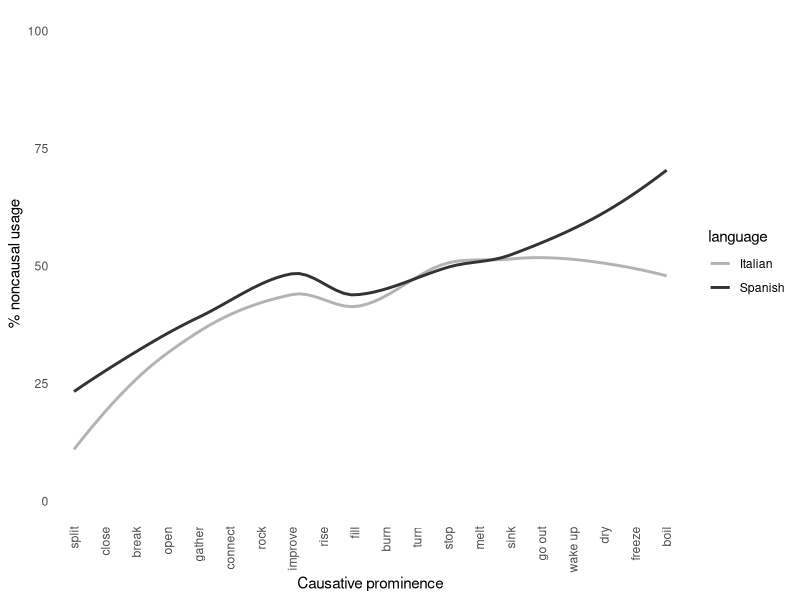
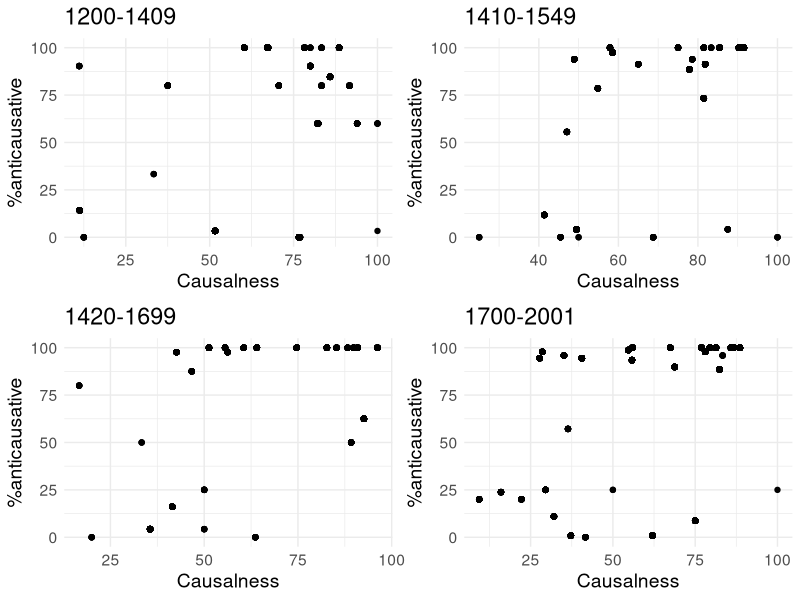
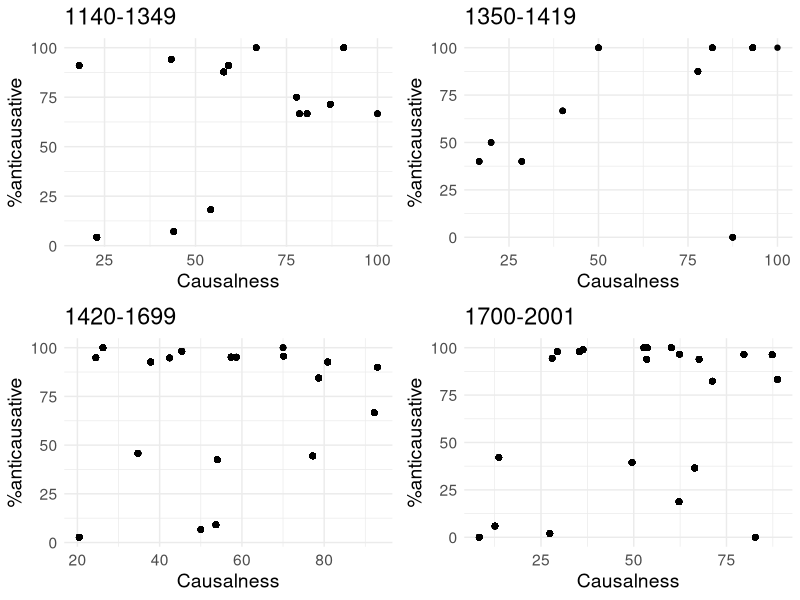
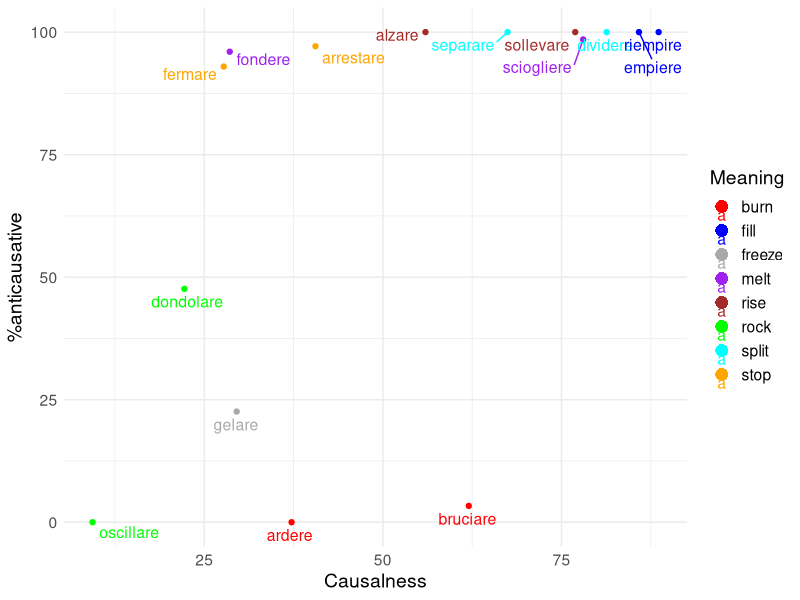
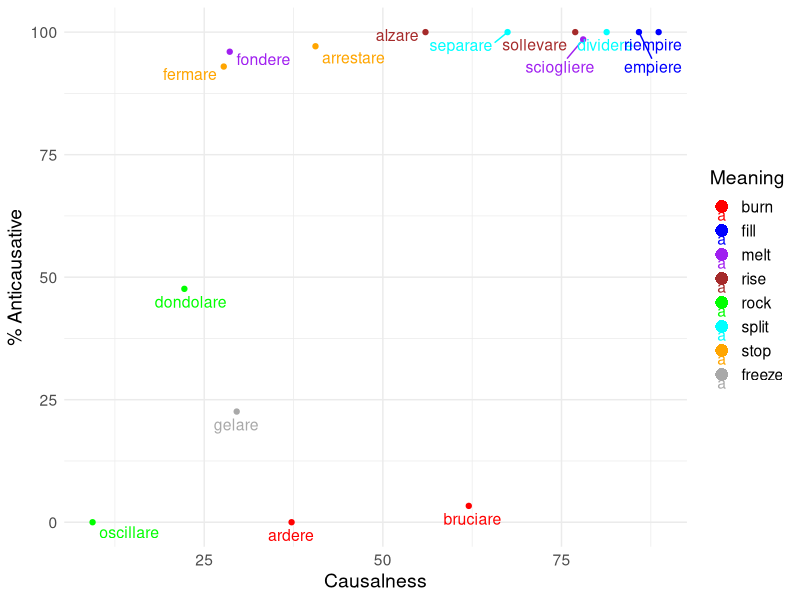

Write the R code that produced these figures, in order.
setwd("/Users/mgonline/Library/CloudStorage/GoogleDrive-guglielmo.inglese@unito.it/Il mio Drive/Anticausatives_project_UNITO_KULeuven/Anticausative_Romance/Dati_totale_final")

install.packages("tidyverse")

library(openxlsx)
library(tidyverse)
library(ggplot2)

data_antic <- read.xlsx("romall_new_VNC_pub.xlsx")

##Script for Figure 2

result_noncaus_meaning <- data_antic %>%
  group_by(language, meaning) %>%
  summarise(noncaus = sum(semantics == 'noncaus') * 100 / n())

plot_noncaus_tot <- ggplot(result_noncaus_meaning, aes(x = meaning, y = noncaus, color = language, group = language)) +
  geom_smooth(aes(y = noncaus, color = language), method = 'loess', se = FALSE) +
  labs(y = "% noncausal usage", x = "Causative prominence") +
  scale_color_manual(
    values = c("italian" = "gray70", "spanish" = "gray20"),
    labels = c("italian" = "Italian", "spanish" = "Spanish")) +
  coord_cartesian(ylim = c(1, 100)) +
  theme_minimal() +
  theme(
    panel.grid.major = element_blank(),
    panel.grid.minor = element_blank(),
    panel.background = element_rect(fill = "white", color = NA),
    axis.text.x = element_text(angle = 90, vjust = 0.5, hjust=1)  # Rotate x-axis labels
  )

custom_order <- c("split", "close", "break", "open", "gather", "connect", "rock", "improve", "rise", "fill", "burn", "turn", "stop", "melt", "sink", "go out", "wake up", "dry", "freeze", "boil")
plot_noncaus_tot <- plot_noncaus_tot + scale_x_discrete(limits = custom_order)
print(plot_noncaus_tot)


##Calculate causalness degree

caus_degree_ita <- data_antic %>%
  filter (language == 'italian') %>%
  mutate(caus_degree = causalness_degree_apr25 * 100) %>% 
  select(meaning, vnc_period_apr25, caus_degree) %>% 
  group_by(meaning, vnc_period_apr25, caus_degree) %>%  
  mutate(caus_degree = round(caus_degree, 2))
  
caus_degree_es <- data_antic %>%
  filter (language == 'spanish') %>%
  mutate(caus_degree = causalness_degree_apr25 * 100) %>% 
  select(meaning, vnc_period_apr25, caus_degree) %>% 
  group_by(meaning, vnc_period_apr25, caus_degree) %>% 
  mutate(caus_degree = round(caus_degree, 2))


##Calculate percentage of anticausative marking

coding_percentages_ita <-  data_antic %>%
  group_by(
    meaning, semantics, coding, vnc_period_apr25) %>%
  filter (
    language == 'italian') %>%
  summarise(count = n()) %>%
  spread(
    coding, count, fill = 0) %>%
  mutate(
    caus_degree_vs_zero = caus * 100 / (caus + zero),
    prop_antic_vs_zero = antic * 100 / (antic + zero)) %>% 
  mutate(
    caus_degree_vs_zero = round(caus_degree_vs_zero, 2),
    prop_antic_vs_zero = round(prop_antic_vs_zero, 2))

coding_percentages_es <- data_antic %>%
  group_by(meaning, semantics, coding, vnc_period_apr25) %>%
  filter (language == 'spanish') %>%
  summarise(count = n()) %>%
  spread(coding, count, fill = 0) %>%
  mutate(caus_degree_vs_zero = caus * 100 / (caus + zero),
         prop_antic_vs_zero = antic * 100 / (antic + zero))%>% 
  mutate(
    caus_degree_vs_zero = round(caus_degree_vs_zero, 2),
    prop_antic_vs_zero = round(prop_antic_vs_zero, 2))

##Scatter Plot

merged_data_ita <- merge(caus_degree_ita, coding_percentages_ita, by = c("meaning", "vnc_period_apr25"))

merged_data_ita_noncaus <- merged_data_ita %>%
  filter(semantics == 'noncaus')

merged_data_ita_noncaus_1 <- merged_data_ita_noncaus %>%
  filter(vnc_period_apr25 == '1200-1409')

merged_data_ita_noncaus_2 <- merged_data_ita_noncaus %>%
  filter(vnc_period_apr25 == '1410-1549')

merged_data_ita_noncaus_3 <- merged_data_ita_noncaus %>%
  filter(vnc_period_apr25 == '1550-1619')

merged_data_ita_noncaus_4 <- merged_data_ita_noncaus %>%
  filter(vnc_period_apr25 == '1620-1968')

merged_data_es <- merge(caus_degree_es, coding_percentages_es, by = c("meaning", "vnc_period_apr25"))

merged_data_es_noncaus <- merged_data_es %>%
  filter(semantics == 'noncaus')

merged_data_es_noncaus_1 <- merged_data_es_noncaus %>%
  filter(vnc_period_apr25 == '1140-1349')

merged_data_es_noncaus_2 <- merged_data_es_noncaus %>%
  filter(vnc_period_apr25 == '1350-1419')

merged_data_es_noncaus_3 <- merged_data_es_noncaus %>%
  filter(vnc_period_apr25 == '1420-1699')

merged_data_es_noncaus_4 <- merged_data_es_noncaus %>%
  filter(vnc_period_apr25 == '1700-2001')

##Script for Figure 6

library(ggplot2)
library(ggrepel)

plot_ita_1 <- ggplot(merged_data_ita_noncaus_1, aes(x = caus_degree, y = prop_antic_vs_zero, label = meaning)) +
  geom_point() +
  labs(x = "Causalness",
       y = "%anticausative", title = "1200-1409") +
  theme_minimal() +
  theme(text = element_text(size = 14))

plot_ita_2 <- ggplot(merged_data_ita_noncaus_2, aes(x = caus_degree, y = prop_antic_vs_zero, label = meaning)) +
  geom_point() +
  labs(x = "Causalness",
       y = "%anticausative", title = "1410-1549") +
  theme_minimal() +
  theme(text = element_text(size = 14))

plot_ita_3 <- ggplot(merged_data_ita_noncaus_3, aes(x = caus_degree, y = prop_antic_vs_zero, label = meaning)) +
  geom_point() +
  labs(x = "Causalness",
       y = "%anticausative", title = "1420-1699") +
  theme_minimal() +
  theme(text = element_text(size = 14))

plot_ita_4 <- ggplot(merged_data_ita_noncaus_4, aes(x = caus_degree, y = prop_antic_vs_zero, label = meaning)) +
  geom_point() +
  labs(x = "Causalness",
       y = "%anticausative", title = "1700-2001") +
  theme_minimal() +
  theme(text = element_text(size = 14))

library(gridExtra)
grid.arrange(plot_ita_1, plot_ita_2, plot_ita_3, plot_ita_4, nrow = 2, ncol = 2)

##Script for Figure 7
plot_es_1 <- ggplot(merged_data_es_noncaus_1, aes(x = caus_degree, y = prop_antic_vs_zero, label = meaning)) +
  geom_point() +
  labs(x = "Causalness",
       y = "%anticausative", title = "1140-1349") +
  theme_minimal() +
  theme(text = element_text(size = 14))

plot_es_2 <- ggplot(merged_data_es_noncaus_2, aes(x = caus_degree, y = prop_antic_vs_zero, label = meaning)) +
  geom_point() +
  labs(x = "Causalness",
       y = "%anticausative", title = "1350-1419") +
  theme_minimal() +
  theme(text = element_text(size = 14))

plot_es_3 <- ggplot(merged_data_es_noncaus_3, aes(x = caus_degree, y = prop_antic_vs_zero, label = meaning)) +
  geom_point() +
  labs(x = "Causalness",
       y = "%anticausative", title = "1420-1699") +
  theme_minimal() +
  theme(text = element_text(size = 14))

plot_es_4 <- ggplot(merged_data_es_noncaus_4, aes(x = caus_degree, y = prop_antic_vs_zero, label = meaning)) +
  geom_point() +
  labs(x = "Causalness",
       y = "%anticausative", title = "1700-2001") +
  theme_minimal() +
  theme(text = element_text(size = 14))

library(gridExtra)
grid.arrange(plot_es_1, plot_es_2, plot_es_3, plot_es_4, nrow = 2, ncol = 2)

##Correlation for Italian
library(dplyr)
library(knitr)
library(kableExtra)

# Funzione per formattare i p-value con asterischi
format_pval <- function(p) {
  case_when(
    p < 0.001 ~ "< 0.001***",
    p < 0.01  ~ "< 0.01**",
    p < 0.05  ~ "< 0.05*",
    TRUE      ~ paste0("= ", round(p, 3))
  )
}

# Lista dei dataset per ciascun periodo
datasets <- list(
  Period1 = merged_data_ita_noncaus_1,
  Period2 = merged_data_ita_noncaus_2,
  Period3 = merged_data_ita_noncaus_3,
  Period4 = merged_data_ita_noncaus_4
)

# Costruzione della tabella
cor_table_ita <- purrr::imap_dfr(datasets, function(df, period) {
  test_result <- cor.test(df$caus_degree, df$prop_antic_vs_zero, method = "spearman", exact = FALSE)
  
  tibble(
    Period = period,
    Spearman_Correlation = round(test_result$estimate, 3),
    P_value = format_pval(test_result$p.value)
  )
})

# Creazione della tabella con kableExtra
cor_table_ita %>%
  kable("html", caption = "Spearman Correlation Between Causalness and Anticausative Usage by Period (Italian)") %>%
  kable_styling(full_width = FALSE, bootstrap_options = c("striped", "hover", "condensed"))




# Gu
cor_test_result_1_ita <- cor.test(merged_data_ita_noncaus_1$caus_degree, merged_data_ita_noncaus_1$prop_antic_vs_zero, method = "spearman", exact = FALSE)
cat("Spearman Correlation Coefficient:", cor_test_result_1_ita$estimate, "\n")
cat("P-value:", cor_test_result_1_ita$p.value, "\n")

cor_test_result_2_ita <- cor.test(merged_data_ita_noncaus_2$caus_degree, merged_data_ita_noncaus_2$prop_antic_vs_zero, method = "spearman", exact = FALSE)
cat("Spearman Correlation Coefficient:", cor_test_result_2_ita$estimate, "\n")
cat("P-value:", cor_test_result_2_ita$p.value, "\n")

cor_test_result_3_ita <- cor.test(merged_data_ita_noncaus_3$caus_degree, merged_data_ita_noncaus_3$prop_antic_vs_zero, method = "spearman", exact = FALSE)
cat("Spearman Correlation Coefficient:", cor_test_result_3_ita$estimate, "\n")
cat("P-value:", cor_test_result_3_ita$p.value, "\n")

cor_test_result_4_ita <- cor.test(merged_data_ita_noncaus_4$caus_degree, merged_data_ita_noncaus_4$prop_antic_vs_zero, method = "spearman", exact = FALSE)
cat("Spearman Correlation Coefficient:", cor_test_result_4_ita$estimate, "\n")
cat("P-value:", cor_test_result_4_ita$p.value, "\n")

##Correlation for Spanish
library(dplyr)
library(knitr)
library(kableExtra)

# Funzione per formattare i p-value con asterischi
format_pval <- function(p) {
  case_when(
    p < 0.001 ~ "< 0.001***",
    p < 0.01  ~ "< 0.01**",
    p < 0.05  ~ "< 0.05*",
    TRUE      ~ paste0("= ", round(p, 3))
  )
}

# Lista dei dataset per ciascun periodo (Spagnolo)
datasets_es <- list(
  Period1 = merged_data_es_noncaus_1,
  Period2 = merged_data_es_noncaus_2,
  Period3 = merged_data_es_noncaus_3,
  Period4 = merged_data_es_noncaus_4
)

# Costruzione della tabella con i risultati del test di correlazione
cor_table_es <- purrr::imap_dfr(datasets_es, function(df, period) {
  test_result <- cor.test(df$caus_degree, df$prop_antic_vs_zero, method = "spearman", exact = FALSE)
  
  tibble(
    Period = period,
    Spearman_Correlation = round(test_result$estimate, 3),
    P_value = format_pval(test_result$p.value)
  )
})

# Creazione della tabella formattata
cor_table_es %>%
  kable("html", caption = "Spearman Correlation Between Causalness and Anticausative Usage by Period (Spanish)") %>%
  kable_styling(full_width = FALSE, bootstrap_options = c("striped", "hover", "condensed"))

# Gu

cor_test_result_1_es <- cor.test(merged_data_es_noncaus_1$caus_degree, merged_data_es_noncaus_1$prop_antic_vs_zero, method = "spearman", exact = FALSE)
cat("Spearman Correlation Coefficient:", cor_test_result_1_es$estimate, "\n")
cat("P-value:", cor_test_result_1_es$p.value, "\n")

cor_test_result_2_es <- cor.test(merged_data_es_noncaus_2$caus_degree, merged_data_es_noncaus_2$prop_antic_vs_zero, method = "spearman", exact = FALSE)
cat("Spearman Correlation Coefficient:", cor_test_result_2_es$estimate, "\n")
cat("P-value:", cor_test_result_2_es$p.value, "\n")

cor_test_result_3_es <- cor.test(merged_data_es_noncaus_3$caus_degree, merged_data_es_noncaus_3$prop_antic_vs_zero, method = "spearman", exact = FALSE)
cat("Spearman Correlation Coefficient:", cor_test_result_3_es$estimate, "\n")
cat("P-value:", cor_test_result_3_es$p.value, "\n")

cor_test_result_4_es <- cor.test(merged_data_es_noncaus_4$caus_degree, merged_data_es_noncaus_4$prop_antic_vs_zero, method = "spearman", exact = FALSE)
cat("Spearman Correlation Coefficient:", cor_test_result_4_es$estimate, "\n")
cat("P-value:", cor_test_result_4_es$p.value, "\n")

##Script for Figure 8

caus_degree_ita_lemma <- data_antic %>%
  filter (language == 'italian') %>%
  group_by(lemma, vnc_period_apr25) %>%
  summarise(caus_degree = sum(semantics == 'caus') * 100 / n())

coding_percentages_ita_lemma <- data_antic %>%
  group_by(lemma, semantics, coding, vnc_period_apr25) %>%
  filter (language == 'italian') %>%
  summarise(count = n()) %>%
  spread(coding, count, fill = 0) %>%
  mutate(caus_degree_vs_zero = caus * 100 / (caus + zero),
         prop_antic_vs_zero = antic * 100 / (antic + zero))

merged_data_ita_lemma <- merge(caus_degree_ita_lemma, coding_percentages_ita_lemma, by = c("lemma", "vnc_period_apr25"))

merged_data_ita_lemma_noncaus <- merged_data_ita_lemma %>%
  filter(semantics == 'noncaus')

merged_data_ita_noncaus_4_lemma <- merged_data_ita_lemma_noncaus %>%
  filter(vnc_period_apr25 == '1620-1968')

library(ggplot2)
library(ggrepel)

burn <- c("ardere", "bruciare")
fill <- c("empiere", "riempire")
melt <- c("sciogliere", "fondere")
rise <- c("alzare", "sollevare")
rock <- c("dondolare", "oscillare")
split <- c("dividere", "separare")
stop <- c("arrestare", "fermare")
freeze <-c("gelare", "ghiacciare")

merged_data_ita_noncaus_4_lemma$group <- factor(NA, levels = c("burn", "fill", "freeze", "gather", "melt", "rise", "rock", "split", "stop"))

merged_data_ita_noncaus_4_lemma$group[merged_data_ita_noncaus_4_lemma$lemma %in% burn] <- "burn"
merged_data_ita_noncaus_4_lemma$group[merged_data_ita_noncaus_4_lemma$lemma %in% fill] <- "fill"
merged_data_ita_noncaus_4_lemma$group[merged_data_ita_noncaus_4_lemma$lemma %in% melt] <- "melt"
merged_data_ita_noncaus_4_lemma$group[merged_data_ita_noncaus_4_lemma$lemma %in% rise] <- "rise"
merged_data_ita_noncaus_4_lemma$group[merged_data_ita_noncaus_4_lemma$lemma %in% rock] <- "rock"
merged_data_ita_noncaus_4_lemma$group[merged_data_ita_noncaus_4_lemma$lemma %in% split] <- "split"
merged_data_ita_noncaus_4_lemma$group[merged_data_ita_noncaus_4_lemma$lemma %in% stop] <- "stop"
merged_data_ita_noncaus_4_lemma$group[merged_data_ita_noncaus_4_lemma$lemma %in% freeze] <- "freeze"



merged_data_ita_noncaus_4_lemma <- merged_data_ita_noncaus_4_lemma[!is.na(merged_data_ita_noncaus_4_lemma$group), ]

ggplot(merged_data_ita_noncaus_4_lemma, aes(x = caus_degree, y = prop_antic_vs_zero, label = lemma, color = group, fill = group)) +
  geom_point() +
  geom_text_repel(data = subset(merged_data_ita_noncaus_4_lemma, lemma %in% c(burn, fill, freeze, gather, melt, rise, rock, split, stop)),
                  aes(color = group),
                  hjust = 0.5, vjust = -0.5, size = 4) +
  labs(
    x = "Causalness",
    y = "%anticausative") +
  theme_minimal() +
  theme(text = element_text(size = 14)) +
  scale_color_manual(name = "Meaning", values = c(burn = "red", fill = "blue", melt = "purple", rise = "brown", rock = "green", split = "cyan", stop = "orange", freeze="darkgrey" )) +
  scale_fill_manual(name = "Meaning", values = c(burn = "red", fill = "blue", melt = "purple", rise = "brown", rock = "green", split = "cyan", stop = "orange", freeze="darkgrey")) +
  guides(color = guide_legend(override.aes = list(shape = 16, size = 4)))













## New

library(tidyverse)
library(ggrepel)

# Step 1: Calculate causal degree for Italian lemmas
caus_degree_ita_lemma <- data_antic %>%
  filter(language == "italian") %>%
  group_by(lemma, vnc_period_apr25) %>%
  summarise(caus_degree = sum(semantics == "caus") * 100 / n(), .groups = "drop")

# Step 2: Calculate coding percentages
coding_percentages_ita_lemma <- data_antic %>%
  filter(language == "italian") %>%
  group_by(lemma, semantics, coding, vnc_period_apr25) %>%
  summarise(count = n(), .groups = "drop") %>%
  pivot_wider(names_from = coding, values_from = count, values_fill = 0) %>%
  mutate(
    caus_degree_vs_zero = caus * 100 / (caus + zero),
    prop_antic_vs_zero = antic * 100 / (antic + zero)
  )

# Step 3: Merge the datasets
merged_data_ita_lemma <- left_join(
  caus_degree_ita_lemma,
  coding_percentages_ita_lemma,
  by = c("lemma", "vnc_period_apr25")
)

# Step 4: Filter for noncausative semantics and specific time period
merged_data_ita_noncaus_4_lemma <- merged_data_ita_lemma %>%
  filter(semantics == "noncaus", vnc_period_apr25 == "1620-1968")

# Step 5: Create verb meaning groups
groupings <- list(
  burn = c("ardere", "bruciare"),
  fill = c("empiere", "riempire"),
  melt = c("sciogliere", "fondere"),
  rise = c("alzare", "sollevare"),
  rock = c("dondolare", "oscillare"),
  split = c("dividere", "separare"),
  stop = c("arrestare", "fermare"),
  freeze = c("gelare", "ghiacciare")
)

# Assign group labels
merged_data_ita_noncaus_4_lemma <- merged_data_ita_noncaus_4_lemma %>%
  mutate(group = map_chr(lemma, function(l) {
    matched_group <- names(keep(groupings, ~ l %in% .x))
    if (length(matched_group) > 0) matched_group else NA_character_
  })) %>%
  filter(!is.na(group)) %>%
  mutate(group = factor(group, levels = names(groupings)))

# Step 6: Plot
ggplot(merged_data_ita_noncaus_4_lemma, aes(
  x = caus_degree,
  y = prop_antic_vs_zero,
  label = lemma,
  color = group,
  fill = group
)) +
  geom_point() +
  geom_text_repel(
    data = merged_data_ita_noncaus_4_lemma %>%
      filter(lemma %in% unlist(groupings)),
    aes(color = group),
    hjust = 0.5,
    vjust = -0.5,
    size = 4
  ) +
  labs(
    x = "Causalness",
    y = "% Anticausative"
  ) +
  theme_minimal() +
  theme(text = element_text(size = 14)) +
  scale_color_manual(
    name = "Meaning",
    values = c(
      burn = "red", fill = "blue", melt = "purple", rise = "brown",
      rock = "green", split = "cyan", stop = "orange", freeze = "darkgrey"
    )
  ) +
  scale_fill_manual(
    name = "Meaning",
    values = c(
      burn = "red", fill = "blue", melt = "purple", rise = "brown",
      rock = "green", split = "cyan", stop = "orange", freeze = "darkgrey"
    )
  ) +
  guides(color = guide_legend(override.aes = list(shape = 16, size = 4)))
